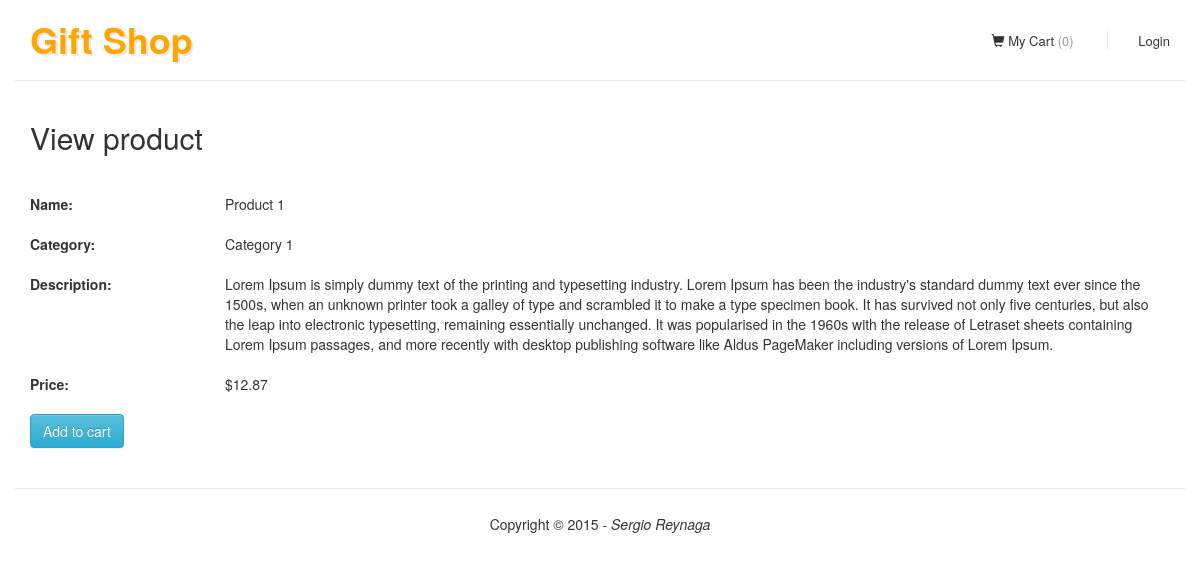
Screenshot of /view_products/view/1 with the database file from the repository.
### tables this page shows
CREATE TABLE IF NOT EXISTS `products` (
  `id` int(11) NOT NULL,
  `name` varchar(255) NOT NULL,
  `description` text NOT NULL,
  `price` float NOT NULL,
  `id_category` int(11) NOT NULL,
  `image` varchar(255) NOT NULL DEFAULT 'product.png'
);

CREATE TABLE IF NOT EXISTS `categories` (
  `id` int(11) NOT NULL,
  `name` varchar(255) NOT NULL,
  `status` int(11) NOT NULL DEFAULT '1'
);

### application/controllers/View_products.php (called while the page is built, shortened)
<?php
class View_products extends CI_Controller {
	public function __construct() {
		$this->load->model('products_model');
		$this->load->model('categories_model');
		$this->load->library('cart');
	}
	public function view( $numProductId = 0 ) {
		if ( $numProductId > 0 ) {
			$oProduct = $this->products_model->getProductById($numProductId);
			$arrData['strTitle']            = 'Thank You';
			$arrData['strTemplate']         = 'products/view';
			$arrData['numTotalCarProducts'] = $this->cart->total_items();
			$arrData['oProduct']            = $oProduct;
			$this->load->view('layout/general', $arrData);
		} else {
			redirect('products');
		}
	}
}

### index.php (called while the page is built, shortened)
<?php
require_once BASEPATH.'core/CodeIgniter.php';

### application/models/Products_model.php (called while the page is built, shortened)
<?php
class Products_model extends CI_Model {
	public function getProductById( $numProductId = 0 ) {
		$mixRet = false;
		if ( $numProductId > 0 ) {
			$this->db->select('p.id AS product_id, p.name AS product_name, p.description, p.price, p.id_category, p.image');
			$this->db->select('c.id AS category_id, c.name AS category_name');
			$this->db->from('products AS p');
			$this->db->join('categories AS c', 'p.id_category = c.id', 'LEFT');
			$this->db->where('p.id', $numProductId);
			$oQuery = $this->db->get();
			$mixRet = $oQuery->row();
		}
		return $mixRet;
	}
}

### application/views/products/view.php (the view, shortened to what this page needs)
<div class="row">
	<div class="col-md-12">
		<h2>View product</h2>
	</div>
</div>
<div class="row-view-product">
	<div class="row">
		<div class="col-md-2">
			<strong>Name:</strong>
		</div>
		<div class="col-md-10">
			<?php echo $oProduct->product_name; ?>
		</div>
	</div>
	<div class="row">
		<div class="col-md-2">
			<strong>Category:</strong>
		</div>
		<div class="col-md-10">
			<?php echo $oProduct->category_name; ?>
		</div>
	</div>
	<div class="row">
		<div class="col-md-2">
			<strong>Description:</strong>
		</div>
		<div class="col-md-10">
			<?php echo $oProduct->description; ?>
		</div>
	</div>
	<div class="row">
		<div class="col-md-2">
			<strong>Price:</strong>
		</div>
		<div class="col-md-10">
			$<?php echo number_format($oProduct->price, 2); ?>
		</div>
	</div>
	<div class="row">
		<div class="col-md-12">
			<form action="<?php echo base_url('cart/add'); ?>" method="post">
				<button class="btn btn-info">Add to cart</button>
			</form>
		</div>
	</div>
</div>

### includes/css/all.css (style rules this page uses)
.row-view-product { margin-top: 30px; }
.row-view-product .row { margin-bottom: 20px; }

### rows the page displays
products: name "Product 1", id_category.name "Category 1", description "Lorem Ipsum is simply dummy text of the printing and typesetting industry. Lorem Ipsum has been the industry's standard dummy text ever since the 1500s, when an unknown printer took a galley of type and scrambled it to make a type specimen book. It has survived not only five centuries, but also the leap into electronic typesetting, remaining essentially unchanged. It was popularised in the 1960s with the release of Letraset sheets containing Lorem Ipsum passages, and more recently with desktop publishing software like Aldus PageMaker including versions of Lorem Ipsum.", price "12.87"

### other values shown
$numTotalCarProducts "0"
